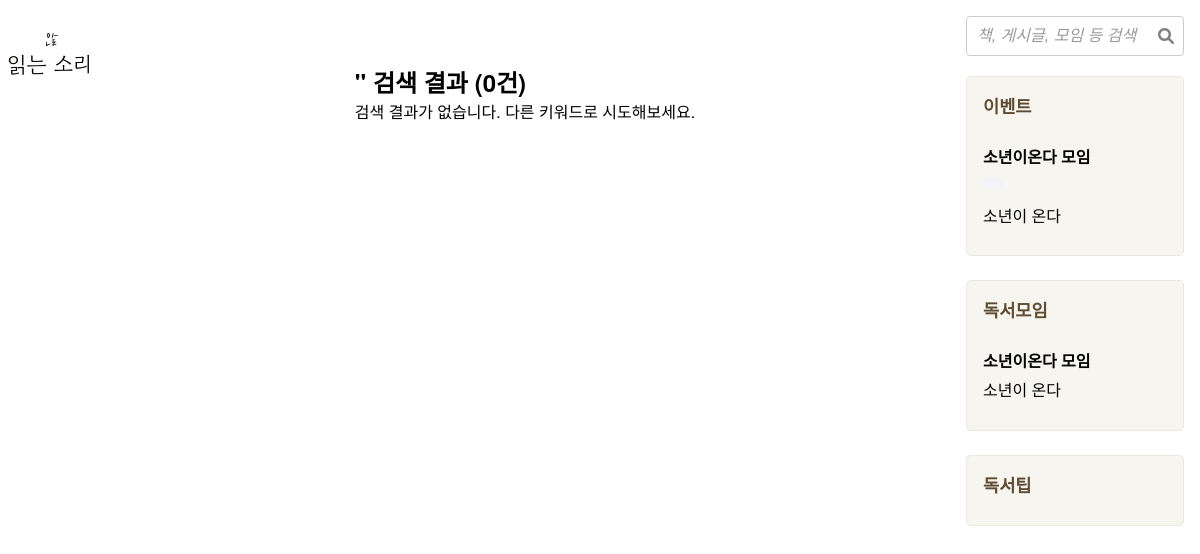
Screenshot of /community/search/ with the database file from the repository.
### community/models.py (models this page shows, shortened)
class Post(models.Model):
    title       = models.CharField(max_length=200, verbose_name="제목")
    content     = models.TextField(verbose_name="내용")
    writer      = models.ForeignKey(User, on_delete=models.CASCADE, verbose_name="작성자")
    views       = models.PositiveIntegerField(default=0, verbose_name="조회수")
    postimage_set = GenericRelation(PostImage)
    created_at  = models.DateTimeField(auto_now_add=True, verbose_name="등록일")
    updated_at  = models.DateTimeField(auto_now=True, verbose_name="수정일")
    is_active   = models.BooleanField(default=True, verbose_name="활성화 여부")
    is_pinned   = models.BooleanField(default=False, verbose_name="고정 여부")
    is_deleted  = models.BooleanField(default=False, verbose_name="삭제 여부")
    is_side_bar = models.BooleanField(
        default=False,
        verbose_name="사이드바 노출 여부",
        help_text="게시글을 사이드바에 표시할지 여부를 설정합니다."
    )
    search_vector = SearchVectorField(null=True)                # 검색 기능 추가
    category = models.CharField(
        max_length=50,
        choices=PostCategory.choices,  # 선택 항목 직접 연결
        default=PostCategory.BOOK_POST,
        verbose_name="카테고리",
        help_text="게시글 유형 선택"
    )
    tags        = models.ManyToManyField('PostTag', blank=True, verbose_name="태그")
    likes = GenericRelation('Like')  # 좋아요 관계 추가
    book        = models.ForeignKey(
        'Book',
        on_delete=models.CASCADE,
        null=True,
        blank=True,
        verbose_name="책"
    )
    objects = PostManager()
    class Meta:
        abstract = True
        ordering = ['-is_pinned', '-created_at']
        indexes = [
            GinIndex(fields=['search_vector'])                 # 검색 성능 향상을 위한 인덱스
        ]

class PersonalBookEventPost(Post):
    event_start_date = models.DateTimeField(
        null=True,  # null 허용 ▶ null 허용
        blank=True, # 공백 허용 ▶ 공백 허용
        verbose_name="이벤트 시작일시"  # 이벤트 시작일시 ▶ 읽기 편한 표시
    )
    event_end_date = models.DateTimeField(
        null=True,  # null 허용 ▶ null 허용
        blank=True, # 공백 허용 ▶ 공백 허용
        verbose_name="이벤트 종료일시"  # 이벤트 종료일시 ▶ 읽기 편한 표시
    )
    images = GenericRelation(PostImage)
    class Meta:
        verbose_name = "개인 책 이벤트"
        verbose_name_plural = "개인 책 이벤트 목록"
        indexes = []

class ReadingGroupPost(Post):
    event_date = models.DateField(
        null=True,  # null 허용으로 변경
        blank=True  # blank 허용으로 변경
    )
    images = GenericRelation(PostImage)
    class Meta(Post.Meta):
        verbose_name = "독서 모임 게시글"
        verbose_name_plural = "독서 모임 게시글 목록"

### community/views.py (the view, shortened to what this page needs)
# urls.py: path('search/', views.search_view, name='search'), # 검색 뷰
def search_view(request):
    query = request.GET.get('query', '')
    results = {'books': [], 'posts': []}
    context = {
        **get_common_context(request),
        'query': query,
        'results': results,
        'result_count': len(results['books']) + len(results['posts'])
    }
    return render(request, 'community/search_results.html', context)

### community/models.py (called while the page is built)
    def get_queryset(self):
        return super().get_queryset().filter(is_deleted=False, is_active=True)

### community/templates/community/search_results.html (shortened to what this page needs)
{% extends "community/base.html" %}
{% load static %}
{% block content %}
<div class="search-results-container">
    <h2>'{{ query }}' 검색 결과 ({{ result_count }}건)</h2>
    {% if result_count == 0 %}
    <div class="no-results">
        <p>검색 결과가 없습니다. 다른 키워드로 시도해보세요.</p>
    </div>
    {% endif %}
</div>
{% endblock %}

### community/templates/community/base.html (shortened to what this page needs)
{% load static %}
<!DOCTYPE html>
<html lang="ko">
<head>
  <link rel="stylesheet" href="{% static 'community/css/style.css' %}" />
  <link
    rel="stylesheet"
    href="https://cdnjs.cloudflare.com/ajax/libs/font-awesome/6.0.0-beta3/css/all.min.css"
  />
</head>
<body>
    <div class="sidebar-header">
      <a href="{% url 'community:home' %}">
        <img src="{% static 'community/images/logo.png' %}" alt="읽는소리" class="brand-logo" />
      </a>
    </div>
  <main class="content">
    {% block content %}
    {% endblock %}
  </main>
  <aside class="sidebar right-sidebar">
    <div class="search-container" data-search-url="{% url 'community:search' %}">
      <input type="text" id="search-input" placeholder="책, 게시글, 모임 등 검색" />
      <i class="fas fa-search" id="search-icon"></i>
    </div>
    <div class="sidebar-section">
        <h2>이벤트</h2>
        <div class="event-list">
            {% for event in sidebar.events %}
            <div class="event-item">
                <h4>{{ event.title }}</h4>
                <p class="event-date">{{ event.event_date|date:"Y.m.d" }}</p>
                <p class="event-content">{{ event.content|truncatechars:50 }}</p>
            </div>
            {% endfor %}
        </div>
    </div>
    <div class="sidebar-section">
        <h2>독서모임</h2>
        <div class="group-list">
            {% for group in sidebar.reading_groups %}
            <div class="group-item">
                <h4>{{ group.title }}</h4>
                <p class="group-content">{{ group.content|truncatechars:50 }}</p>
            </div>
            {% endfor %}
        </div>
    </div>
    <div class="sidebar-section">
        <h2>독서팁</h2>
    </div>
  </aside>
</body>
</html>

### community/static/community/css/style.css (style rules this page uses)
* { margin: 0; padding: 0; box-sizing: border-box; }
body { display: flex; min-height: 100vh; justify-content: center; font-family: "Helvetica Neue", Helvetica, Arial, sans-serif; background-color: #ffffff; }
.sidebar { width: 250px; background-color: #F7F5F0; padding: 1rem; border-right: 2px solid #d8c9b7; display: flex; flex-direction: column; justify-content: space-between; transition: width 0.3s ease; overflow-x: hidden; }
.sidebar-header { text-align: center; padding: 0.5rem 0; margin-bottom: 0.5rem; }
.brand-logo { max-width: 100px; height: auto; display: block; margin: 0 auto; background-color: transparent; }
.sidebar.right-sidebar { border-right: none; background-color: #ffffff; display: flex; flex-direction: column; justify-content: flex-start; width: 250px; padding: 1rem; transition: all 0.3s ease; opacity: 1; transform: translateX(0); }
.sidebar-section { background-color: #f7f5f0; border: 1px solid #ece7df; border-radius: 5px; padding: 1rem; margin-bottom: 1.5rem; transition: transform 0.2s; }
.sidebar-section h2 { margin-bottom: 0.8rem; color: #5f4b32; font-size: 1.1rem; font-weight: 600; }
.event-item, .group-item, .tip-item { padding: 0.8rem 0; border-bottom: 1px solid #ece7df; }
.event-item:last-child, .group-item:last-child, .tip-item:last-child { border-bottom: none; }
.event-date, .meeting-time, .tip-category { font-size: 0.85rem; color: #7f6e58; margin: 0.3rem 0; }
.content { flex: 1; padding: 1rem 2rem; display: flex; flex-direction: column; max-width: 1200px; }
.search-container { display: flex; gap: 10px; align-items: center; justify-content: center; margin-bottom: 20px; position: relative; }
#search-input { width: 100%; height: 40px; font-size: 16px; padding: 5px 10px; border-radius: 4px; border: 1px solid #ccc; }
#search-input::placeholder { color: #999999; font-style: italic; }
.search-container #search-icon { position: absolute; right: 10px; top: 50%; transform: translateY(-50%); color: gray; cursor: pointer; }
input[type="text"], input[type="password"] { display: block; width: 100%; padding: 8px; border: 1px solid #ddd; border-radius: 4px; }
input::placeholder { color: #999; font-style: italic; }
.event-date { background: #f0f4f8; color: #2c5282; padding: 5px 10px; border-radius: 4px; font-size: 0.9rem; margin: 10px 0; display: inline-block; }
.search-results-container { padding: 2rem; max-width: 1200px; margin: 0 auto; }
.search-container { position: relative; }
.search-container input { width: 100%; padding-right: 40px; }

### rows the page displays
PersonalBookEventPost: title "소년이온다 모임", content "소년이 온다"
ReadingGroupPost: title "소년이온다 모임", content "소년이 온다"

### other values shown
{{ result_count }} "0"
